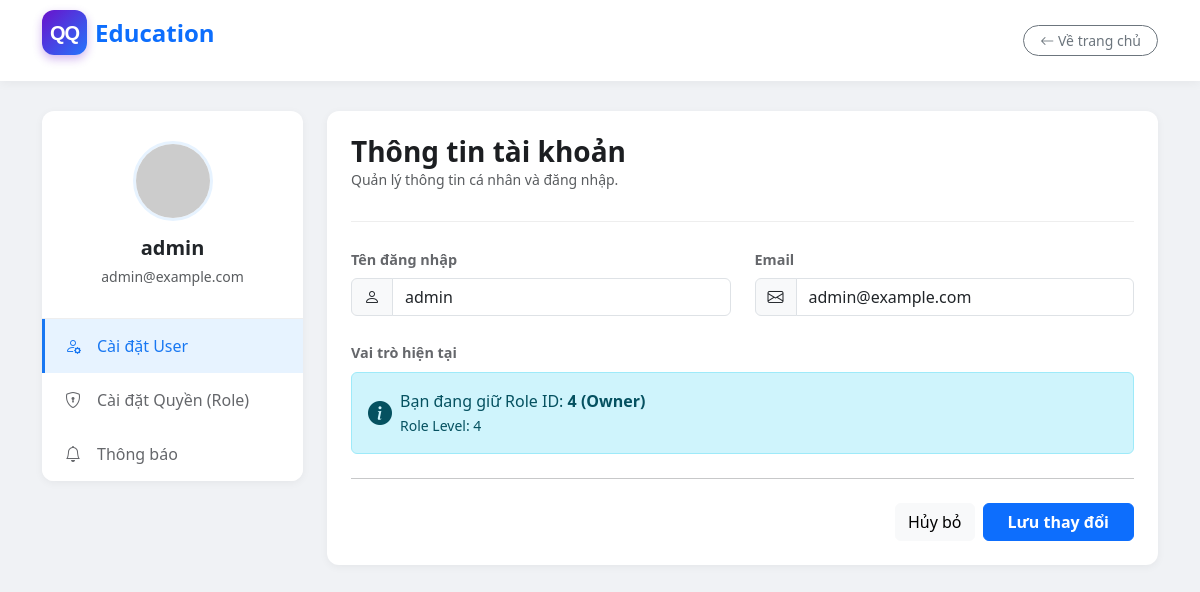
/user/profile.php (signed in), run on the app's committed database.
### tables this page shows
CREATE TABLE `users` (
  `id` int(11) NOT NULL,
  `username` varchar(100) NOT NULL,
  `email` varchar(255) NOT NULL,
  `password` varchar(255) NOT NULL,
  `role_id` int(11) DEFAULT NULL,
  `role_level` tinyint(4) DEFAULT 1,
  `created_at` datetime DEFAULT current_timestamp(),
  `updated_at` datetime DEFAULT current_timestamp() ON UPDATE current_timestamp(),
  `status` varchar(50) DEFAULT 'active'
);

CREATE TABLE `roles` (
  `id` int(11) NOT NULL,
  `role_name` varchar(50) NOT NULL,
  `role_level` tinyint(4) NOT NULL,
  `description` text DEFAULT NULL,
  `created_at` datetime DEFAULT current_timestamp(),
  `updated_at` datetime DEFAULT current_timestamp() ON UPDATE current_timestamp()
);

### user/profile.php (the view, shortened to what this page needs)
<?php
require '../config.php';
$user_id = $_SESSION['user_id'];
$active_tab = 'user-settings';
$sql_get = "SELECT * FROM users WHERE id = '$user_id'";
$result = mysqli_query($conn, $sql_get);
$user = mysqli_fetch_assoc($result);
$sql_roles = "SELECT id, role_name, role_level, description FROM roles ORDER BY role_level ASC";
$result_roles = mysqli_query($conn, $sql_roles);
$roles = mysqli_fetch_all($result_roles, MYSQLI_ASSOC);
$current_role_name = "";
foreach ($roles as $role) {
    if ($role['role_level'] == $user['role_level']) {
        $current_role_name = $role['role_name'];
        break;
    }
}
?>
<!DOCTYPE html>
<html lang="vi">
<head>
    <link href="https://cdn.jsdelivr.net/npm/bootstrap@5.3.3/dist/css/bootstrap.min.css" rel="stylesheet">
    <link rel="stylesheet" href="https://cdn.jsdelivr.net/npm/bootstrap-icons@1.11.3/font/bootstrap-icons.css">
</head>
<body>
    <div class="navbar-dummy">
        <div class="container d-flex justify-content-between align-items-center">
            <a href="../index.php" class="d-flex align-items-center mb-3 text-decoration-none">
                <div style="width: 45px; height: 45px; background: linear-gradient(135deg, #6a11cb 0%, #2575fc 100%); border-radius: 12px; display: flex; align-items: center; justify-content: center; box-shadow: 0 4px 10px rgba(106, 17, 203, 0.3);">
                    <span style="color: white; font-weight: 900; font-family: sans-serif; font-size: 20px; letter-spacing: -1px;">QQ</span>
                </div>
                <span class="fs-4 fw-bold text-primary ms-2">Education</span>
            </a>
            <a href="../index.php" class="btn btn-outline-secondary btn-sm rounded-pill px-3 text-decoration-none">
                <i class="bi bi-arrow-left"></i> Về trang chủ
            </a>
        </div>
    </div>
    <div class="container">
        <div class="row">
            <div class="col-md-3 mb-4">
                <div class="settings-card">
                    <div class="avatar-section">
                        <img src="https://ui-avatars.com/api/?name=<?php echo urlencode($user['username']); ?>&background=random" alt="Avatar" class="user-avatar">
                        <h5 class="fw-bold mb-1"><?php echo htmlspecialchars($user['username']); ?></h5>
                        <small class="text-muted"><?php echo htmlspecialchars($user['email']); ?></small>
                    </div>
                    <div class="list-group list-group-flush" id="myTab" role="tablist">
                        <a class="list-group-item list-group-item-action <?php echo ($active_tab == 'user-settings') ? 'active' : ''; ?>" id="user-tab" data-bs-toggle="list" href="#user-settings" role="tab">
                            <i class="bi bi-person-gear me-3"></i>Cài đặt User
                        </a>
                        <?php if ($user['role_level'] == 4 || $user['role_level'] == 3): ?>
                            <a class="list-group-item list-group-item-action <?php echo ($active_tab == 'role-settings') ? 'active' : ''; ?>" id="role-tab" data-bs-toggle="list" href="#role-settings" role="tab">
                                <i class="bi bi-shield-lock me-3"></i>Cài đặt Quyền (Role)
                            </a>
                        <?php endif; ?>
                        <a class="list-group-item list-group-item-action <?php echo ($active_tab == 'noti-settings') ? 'active' : ''; ?>" id="noti-tab" data-bs-toggle="list" href="#noti-settings" role="tab">
                            <i class="bi bi-bell me-3"></i>Thông báo
                        </a>
                    </div>
                </div>
            </div>
            <div class="col-md-9">
                <div class="settings-card p-4 h-100">
                    <div class="tab-content" id="myTabContent">
                        <div class="tab-pane fade <?php echo ($active_tab == 'user-settings') ? 'show active' : ''; ?>" id="user-settings" role="tabpanel">
                            <div class="content-header">
                                <h3>Thông tin tài khoản</h3>
                                <p class="text-muted small">Quản lý thông tin cá nhân và đăng nhập.</p>
                            </div>
                            <form method="POST" action="">
                                <div class="row mb-4">
                                    <div class="col-md-6">
                                        <label class="form-label">Tên đăng nhập</label>
                                        <div class="input-group">
                                            <span class="input-group-text bg-light"><i class="bi bi-person"></i></span>
                                            <input type="text" class="form-control" name="username" value="<?php echo htmlspecialchars($user['username']); ?>" required>
                                        </div>
                                    </div>
                                    <div class="col-md-6">
                                        <label class="form-label">Email</label>
                                        <div class="input-group">
                                            <span class="input-group-text bg-light"><i class="bi bi-envelope"></i></span>
                                            <input type="email" class="form-control" name="email" value="<?php echo htmlspecialchars($user['email']); ?>" required>
                                        </div>
                                    </div>
                                </div>
                                <div class="mb-4">
                                    <label class="form-label">Vai trò hiện tại</label>
                                    <div class="alert alert-info d-flex align-items-center" role="alert">
                                        <i class="bi bi-info-circle-fill me-2 fs-4"></i>
                                        <div>
                                            Bạn đang giữ Role ID: <strong><?php echo $user['role_level']; ?> (<?php echo htmlspecialchars($current_role_name); ?>)</strong><br>
                                            <small>Role Level: <?php echo $user['role_level']; ?></small>
                                        </div>
                                    </div>
                                </div>
                                <hr class="my-4">
                                <div class="d-flex justify-content-end">
                                    <a href="../index.php" class="btn btn-light me-2 text-decoration-none">Hủy bỏ</a>
                                    <button type="submit" class="btn btn-primary px-4 fw-bold">Lưu thay đổi</button>
                                </div>
                            </form>
                        </div>
                    </div>
                </div>
            </div>
        </div>
    </div>
</body>
</html>

### user/profile.php (style rules this page uses)
body { background-color: #f0f2f5; font-family: 'Segoe UI', Tahoma, Geneva, Verdana, sans-serif; min-height: 100vh; padding-bottom: 50px; }
.navbar-dummy { background: white; box-shadow: 0 2px 10px rgba(0, 0, 0, 0.05); padding: 10px 0; margin-bottom: 30px; }
.settings-card { background: white; border-radius: 12px; box-shadow: 0 2px 8px rgba(0, 0, 0, 0.05); overflow: hidden; border: none; }
.avatar-section { padding: 30px 20px; text-align: center; border-bottom: 1px solid #eee; }
.user-avatar { width: 80px; height: 80px; object-fit: cover; border-radius: 50%; margin-bottom: 15px; border: 3px solid #e7f3ff; }
.list-group-flush .list-group-item { border: none; padding: 15px 20px; font-weight: 500; color: #65676b; transition: all 0.2s; cursor: pointer; border-left: 3px solid transparent; }
.list-group-flush .list-group-item.active { background-color: #e7f3ff; color: #1877f2; border-color: #1877f2; border-left: 3px solid #1877f2; }
.list-group-flush .list-group-item.active i { color: #1877f2; }
.content-header { border-bottom: 1px solid #eee; padding-bottom: 15px; margin-bottom: 25px; }
.content-header h3 { font-weight: 700; color: #1c1e21; margin: 0; }
.form-label { font-weight: 600; font-size: 0.9rem; color: #65676b; }

### data on the page
users: username "admin", email "admin@example.com", role_level "4"
roles: role_name "Owner"
